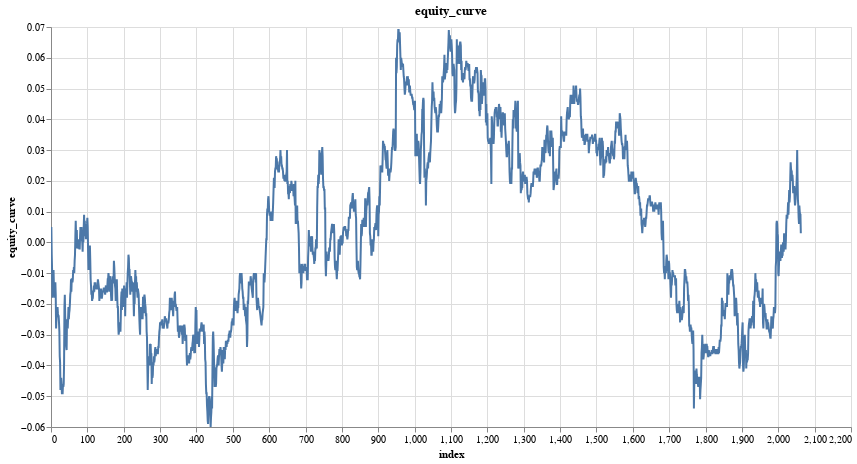

Source (notebook cell):
### Code cell
research.plot_column(trade_results, 'equity_curve')

### Figure 1 — Vega specification as saved in the notebook (floating-point values rounded to 4 significant figures; data arrays with more than 128 entries replaced by an {"elided": "..."} marker saying what was removed)
{"$schema": "https://vega.github.io/schema/vega/v5.json", "data": [{"name": "param_6_store"}, {"name": "source_0", "values": {"elided": "2063 records"}}, {"name": "source_0_x_domain_index", "values": [{"min": 0, "max": 2062}]}, {"name": "source_0_y_domain_equity_curve", "values": [{"min": -0.06, "max": 0.069}]}], "signals": [{"name": "unit", "value": {}, "on": [{"events": "pointermove", "update": "isTuple(group()) ? group() : unit"}]}, {"name": "param_6", "update": "vlSelectionResolve(\"param_6_store\", \"union\")"}, {"name": "param_6_index", "on": [{"events": [{"source": "view", "type": "dblclick"}], "update": "null"}, {"events": {"signal": "param_6_translate_delta"}, "update": "panLinear(param_6_translate_anchor.extent_x, -param_6_translate_delta.x / width)"}, {"events": {"signal": "param_6_zoom_delta"}, "update": "zoomLinear(domain(\"x\"), param_6_zoom_anchor.x, param_6_zoom_delta)"}]}, {"name": "param_6_equity_curve", "on": [{"events": [{"source": "view", "type": "dblclick"}], "update": "null"}, {"events": {"signal": "param_6_translate_delta"}, "update": "panLinear(param_6_translate_anchor.extent_y, param_6_translate_delta.y / height)"}, {"events": {"signal": "param_6_zoom_delta"}, "update": "zoomLinear(domain(\"y\"), param_6_zoom_anchor.y, param_6_zoom_delta)"}]}, {"name": "param_6_tuple", "on": [{"events": [{"signal": "param_6_index || param_6_equity_curve"}], "update": "param_6_index && param_6_equity_curve ? {unit: \"\", fields: param_6_tuple_fields, values: [param_6_index,param_6_equity_curve]} : null"}]}, {"name": "param_6_tuple_fields", "value": [{"field": "index", "channel": "x", "type": "R"}, {"field": "equity_curve", "channel": "y", "type": "R"}]}, {"name": "param_6_translate_anchor", "value": {}, "on": [{"events": [{"source": "scope", "type": "pointerdown"}], "update": "{x: x(unit), y: y(unit), extent_x: domain(\"x\"), extent_y: domain(\"y\")}"}]}, {"name": "param_6_translate_delta", "value": {}, "on": [{"events": [{"source": "window", "between": [{"source": "scope", "type": "pointerdown"}, {"source": "window", "type": "pointerup"}], "consume": true, "type": "pointermove"}], "update": "{x: param_6_translate_anchor.x - x(unit), y: param_6_translate_anchor.y - y(unit)}"}]}, {"name": "param_6_zoom_anchor", "on": [{"events": [{"source": "scope", "type": "wheel", "consume": true}], "update": "{x: invert(\"x\", x(unit)), y: invert(\"y\", y(unit))}"}]}, {"name": "param_6_zoom_delta", "on": [{"events": [{"source": "scope", "consume": true, "type": "wheel"}], "update": "pow(1.001, event.deltaY * pow(16, event.deltaMode))", "force": true}]}, {"name": "param_6_modify", "on": [{"events": {"signal": "param_6_tuple"}, "update": "modify(\"param_6_store\", param_6_tuple, true)"}]}], "marks": [{"type": "line", "name": "marks", "from": {"data": "source_0"}, "sort": {"field": "x"}, "encode": {"update": {"defined": {"signal": "isValid(datum[\"index\"]) && isFinite(+datum[\"index\"]) && isValid(datum[\"equity_curve\"]) && isFinite(+datum[\"equity_curve\"])"}, "stroke": {"value": "#4c78a8"}, "x": {"field": "index", "scale": "x"}, "tooltip": {"signal": "{\"index\": format(datum[\"index\"], \"\"), \"equity_curve\": format(datum[\"equity_curve\"], \"\")}"}, "y": {"field": "equity_curve", "scale": "y"}}}, "clip": true, "style": ["line"], "interactive": true}], "scales": [{"name": "x", "type": "linear", "domain": [{"signal": "(data(\"source_0_x_domain_index\")[0] || {}).min"}, {"signal": "(data(\"source_0_x_domain_index\")[0] || {}).max"}], "range": [0, {"signal": "width"}], "nice": true, "zero": false, "domainRaw": {"signal": "param_6[\"index\"]"}}, {"name": "y", "type": "linear", "domain": [{"signal": "(data(\"source_0_y_domain_equity_curve\")[0] || {}).min"}, {"signal": "(data(\"source_0_y_domain_equity_curve\")[0] || {}).max"}], "range": [{"signal": "height"}, 0], "zero": true, "nice": true, "domainRaw": {"signal": "param_6[\"equity_curve\"]"}}], "axes": [{"scale": "x", "domain": false, "aria": false, "ticks": false, "minExtent": 0, "tickCount": {"signal": "ceil(width/40)"}, "labels": false, "grid": true, "gridScale": "y", "maxExtent": 0, "orient": "bottom", "zindex": 0}, {"scale": "y", "labels": false, "domain": false, "aria": false, "orient": "left", "grid": true, "gridScale": "x", "tickCount": {"signal": "ceil(height/40)"}, "ticks": false, "maxExtent": 0, "zindex": 0, "minExtent": 0}, {"scale": "x", "grid": false, "title": "index", "labelOverlap": true, "orient": "bottom", "labelFlush": true, "tickCount": {"signal": "ceil(width/40)"}, "zindex": 0}, {"scale": "y", "grid": false, "labelOverlap": true, "title": "equity_curve", "tickCount": {"signal": "ceil(height/40)"}, "zindex": 0, "orient": "left"}], "title": {"text": "equity_curve", "frame": "group"}, "height": 400, "width": 800, "background": "white", "padding": 5, "style": "cell"}
